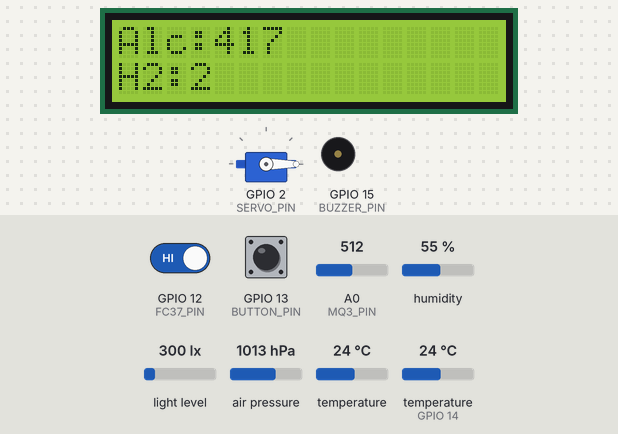
Simulated run of this sketch. Board: ESP8266 (NodeMCU). On the bench: 16×2 character LCD, servo, buzzer (waves = sounding, pin HIGH). The inputs (shaded band) are chosen by the test bench; at power-on: GPIO 12 (FC37_PIN) HIGH, GPIO 13 (BUTTON_PIN) HIGH, light level 300 lx, A0 (MQ3_PIN) = 512, humidity 55 %, air pressure 1013 hPa, temperature 24 °C, temperature (sensor on GPIO 14) 24 °C. WiFi joins after 1.5 s; servers stay silent unless stated; a WiFi scan finds three made-up networks; uploads are accepted with an empty reply; what the sketch prints to the serial monitor is not drawn.

Above: at 8.1 s.
8.2 s: GPIO 12 (FC37_PIN) driven LOW
At 12.0 s:
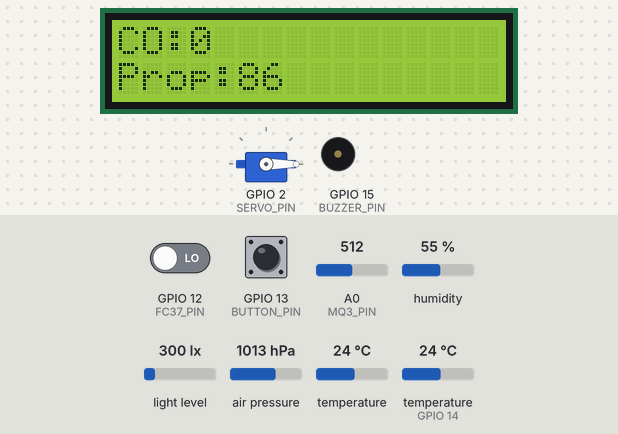
16.8 s: GPIO 12 (FC37_PIN) driven HIGH
At 18.9 s:
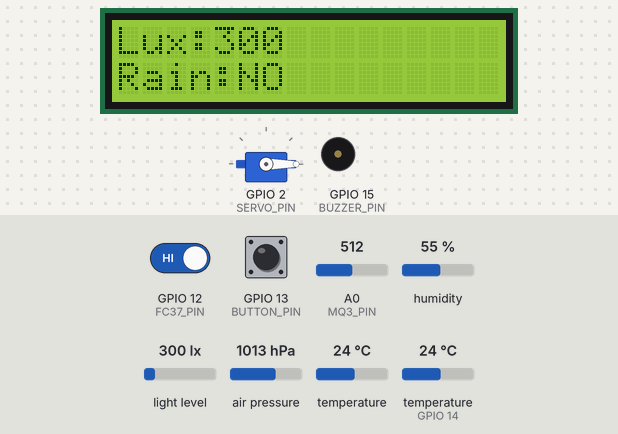
25.4 s: GPIO 13 (BUTTON_PIN) pulled LOW for 1.85 s
At 26.7 s:
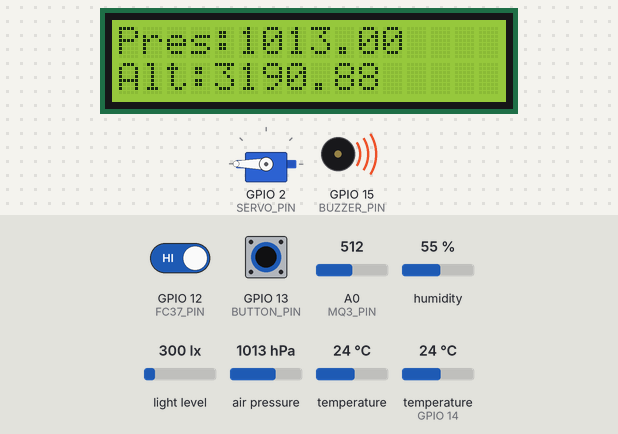
34.9 s: GPIO 12 (FC37_PIN) driven LOW
43.5 s: light level set to 40 lx
At 46.0 s:
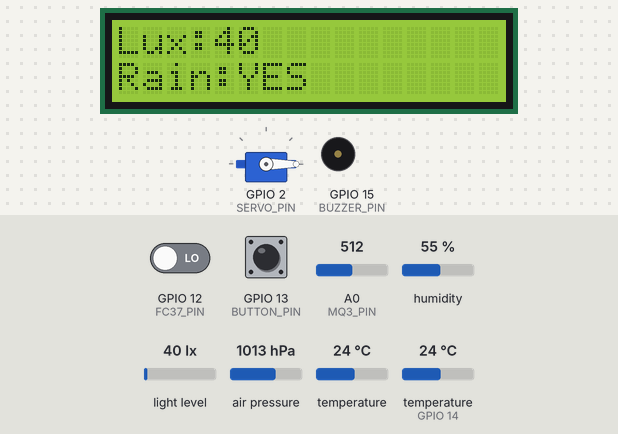
52.1 s: A0 (MQ3_PIN) set to 716
Timing chart, 0 to 55.1 s (numbered marks = the images above; inputs shaded):
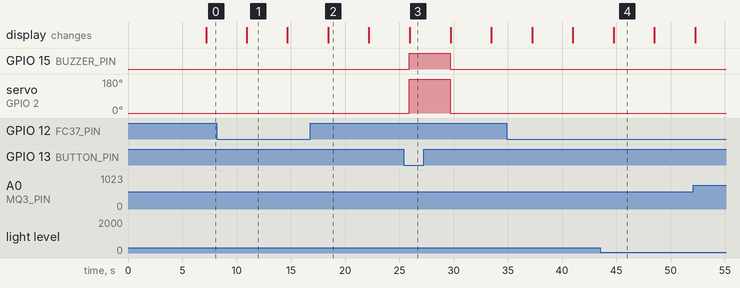

Measured:
- after the input at 16.8 s, the display: changes after 1.6 s (image 2)
- after the input at 25.4 s, GPIO 15 (BUZZER_PIN): LOW → HIGH after 0.52 s, → LOW 3.8 s later; servo on GPIO 2 (SERVO_PIN): 0° → 180° after 0.52 s, → 0° 3.8 s later
- what the display in image 1 shows lasts 3.8 s, from 10.9 s to 14.7 s
- what the display in image 2 shows lasts 3.8 s, from 18.4 s to 22.2 s

The sketch:

sketch.ino
```cpp
/*
UNIVERSIDAD DEL VALLE DE GUATEMALA
PROGRAMACION DE MICROPROCESADORES
Estación Meteorológica con Geolocalización WiFi
*/

#include <Wire.h>
#include <BH1750.h>
#include <LiquidCrystal_I2C.h>
#include <Adafruit_BMP280.h>
#include <Adafruit_Sensor.h>
#include <DHT.h>
#include <Servo.h>
#include <ESP8266WiFi.h>
#include <ESP8266HTTPClient.h>
#include <WiFiClientSecure.h>
#include <ArduinoJson.h>

char ssid[] = "Saritah";
char pass[] = "guate2000.@@";
const String server = "https://cc-3086-estacion-meteorologica-back.vercel.app/api";

// Google Geolocation API
const char* googleHost = "www.googleapis.com";
const String geoEndpoint = "/geolocation/v1/geolocate?key=";
const String apiKey = "AIzaSyAbGG-Gg66vr_BqLRnElDW97G_wGyHzE1M";

// ---------------- PINES ----------------
#define PIN_DHT 14   // D5
#define DHTTYPE DHT11
#define FC37_PIN 12   // D6
#define MQ3_PIN A0
#define BUTTON_PIN 13   // D7
#define BUZZER_PIN 15   // D8
#define SERVO_PIN 2    // D4

BH1750 lightMeter;
LiquidCrystal_I2C lcd(0x27, 16, 2);
Adafruit_BMP280 bmp;
DHT dht(PIN_DHT, DHTTYPE);
Servo gateServo;

// ---------------- TIMERS ----------------
unsigned long lastSend = 0;
const unsigned long interval = 3000; // cada 3 segundos (sincronizado con geolocalización)

unsigned long lastLCD = 0;
int lcdPage = 0;

// ---------------- VARIABLES DE GEOLOCALIZACIÓN ----------------
double currentLatitude = 0.0;
double currentLongitude = 0.0;
double currentAccuracy = 0.0;
bool geoDataAvailable = false;

// Variables para mantener la última ubicación válida
double lastValidLatitude = 0.0;
double lastValidLongitude = 0.0;
double lastValidAccuracy = 0.0;

// ---------------- MQ3  ----------------
float m_alcohol = -0.60, b_alcohol = 1.70;
float m_H2 = -0.35, b_H2 = 0.25;
float m_CO = -0.50, b_CO = 0.10;
float m_propano = -0.45, b_propano = 1.00;
float m_CH4 = -0.38, b_CH4 = 0.80;

float R0 = 0.74433;

float safeFloat(float v) {
  if (isnan(v) || isinf(v)) return 0.0;
  return v;
}

// ---------------- FUNCIONES MQ3 ----------------
float MQ3_PPM(float ratio, float m, float b) {
  return pow(10, (log10(ratio) - b) / m);
}

void readMQ3Gases(float &ppm_alc, float &ppm_H2, float &ppm_CO,
                  float &ppm_prop, float &ppm_CH4) {

  int raw = analogRead(MQ3_PIN);
  float V = raw * (3.3 / 1023.0);
  if (V < 0.01) V = 0.01;

  float Rs_mq = (3.3 - V) / V;
  float ratio = Rs_mq / R0;

  ppm_alc  = MQ3_PPM(ratio, m_alcohol, b_alcohol);
  ppm_H2   = MQ3_PPM(ratio, m_H2, b_H2);
  ppm_CO   = MQ3_PPM(ratio, m_CO, b_CO);
  ppm_prop = MQ3_PPM(ratio, m_propano, b_propano);
  ppm_CH4  = MQ3_PPM(ratio, m_CH4, b_CH4);
}

// ---------------- FUNCIÓN DE GEOLOCALIZACIÓN ----------------
bool updateGeolocation() {
  if (WiFi.status() != WL_CONNECTED) {
    Serial.println("WiFi no conectado para geolocalización");
    return false;
  }

  Serial.println("🔎 Escaneando redes WiFi para geolocalización...");
  int n = WiFi.scanNetworks();

  if (n < 2) {
    Serial.println("⚠️ No se encontraron suficientes redes para geolocalización.");
    return false;
  }

  Serial.print("📶 Redes detectadas: ");
  Serial.println(n);

  DynamicJsonDocument doc(2048);

  JsonArray wifiAccessPoints = doc.createNestedArray("wifiAccessPoints");
  for (int j = 0; j < n; ++j) {
    JsonObject wifiObject = wifiAccessPoints.createNestedObject();
    wifiObject["macAddress"] = WiFi.BSSIDstr(j);
    wifiObject["signalStrength"] = WiFi.RSSI(j);
  }

  String jsonString;
  serializeJson(doc, jsonString);

  Serial.println("📦 JSON enviado a Google:");
  Serial.println(jsonString);

  // Conexión HTTPS
  WiFiClientSecure client;
  client.setInsecure();

  Serial.println("🌐 Conectando a Google Geolocation API...");
  if (!client.connect(googleHost, 443)) {
    Serial.println("❌ Error al conectar con Google API.");
    return false;
  }

  // Petición POST
  String fullEndpoint = geoEndpoint + apiKey;
  client.println("POST " + fullEndpoint + " HTTP/1.1");
  client.println("Host: " + String(googleHost));
  client.println("Content-Type: application/json");
  client.print("Content-Length: ");
  client.println(jsonString.length());
  client.println();
  client.print(jsonString);

  // Espera de respuesta
  String response = "";
  unsigned long timeout = millis();
  while (!client.available()) {
    if (millis() - timeout > 10000) {
      Serial.println("⏳ Tiempo de espera agotado.");
      client.stop();
      return false;
    }
  }

  // Lectura de la respuesta
  response = client.readString();
  client.stop();

  // Obteniendo el JSON
  int jsonStart = response.indexOf('{');
  if (jsonStart == -1) {
    Serial.println("⚠️ No se encontró contenido JSON en la respuesta.");
    return false;
  }
  String jsonPart = response.substring(jsonStart);

  Serial.println("📄 Respuesta JSON de Google:");
  Serial.println(jsonPart);

  // Análisis del JSON
  DynamicJsonDocument responseDoc(1024);
  DeserializationError error = deserializeJson(responseDoc, jsonPart);

  if (error) {
    Serial.print("❌ Error al analizar JSON: ");
    Serial.println(error.c_str());
    return false;
  } else {
    if (responseDoc.containsKey("error")) {
      String errorMessage = responseDoc["error"]["message"];
      Serial.print("⚠️ La API de Google devolvió un error: ");
      Serial.println(errorMessage);
      return false;
    } else {
      currentLatitude = responseDoc["location"]["lat"];
      currentLongitude = responseDoc["location"]["lng"];
      currentAccuracy = responseDoc["accuracy"];
      geoDataAvailable = true;

      Serial.println();
      Serial.println("📍 ¡Ubicación actualizada!");
      Serial.print("🌎 Latitud:  "); Serial.println(currentLatitude, 6);
      Serial.print("🌍 Longitud: "); Serial.println(currentLongitude, 6);
      Serial.print("🎯 Precisión: "); Serial.print(currentAccuracy); Serial.println(" m");
      Serial.println();
      return true;
    }
  }
  return false;
}

String getRemoteState() {
  if (WiFi.status() != WL_CONNECTED) return "";

  WiFiClientSecure client;
  client.setInsecure();

  HTTPClient http;
  http.begin(client, server+"/state");

  int code = http.GET();
  if (code != 200) return "";

  return http.getString();
}

void updateFromServer(bool &estadoRemoto) {
  String json = getRemoteState();
  if (json.length() == 0) return;

  bool open = json.indexOf("\"open\":true") > 0;
  estadoRemoto = open;

  int textStart = json.indexOf("\"text\":\"") + 8;
  int textEnd = json.indexOf("\"", textStart);
  String text = json.substring(textStart, textEnd);

  lcd.clear();
  lcd.print(text);

  gateServo.write(open ? 180 : 0);
  digitalWrite(BUZZER_PIN, open ? HIGH : LOW);
}

void updateRemoteState(bool open, String textMsg) {
  if (WiFi.status() != WL_CONNECTED) return;

  WiFiClientSecure client;
  client.setInsecure();

  HTTPClient http;
  http.begin(client, String(server) + "/state");
  http.addHeader("Content-Type", "application/json");

  String json = "{";
  json += "\"open\":" + String(open ? "true" : "false") + ",";
  json += "\"text\":\"" + textMsg + "\"";
  json += "}";

  Serial.println("Enviando estado al servidor:");
  Serial.println(json);

  int code = http.POST(json);
  Serial.print("Estado actualizado, HTTP: ");
  Serial.println(code);

  http.end();
}

void sendSupabase(
  float ppm_alcohol, float ppm_H2, float ppm_CO,
  float ppm_propano, float ppm_CH4,
  float lux, float tempBMP, float pres, float alt,
  float hum, float tempDHT, int lluvia, bool abierto
) {

  if (WiFi.status() != WL_CONNECTED) {
    Serial.println("WiFi desconectado");
    return;
  }

  WiFiClientSecure client;
  client.setInsecure();

  HTTPClient http;
  http.begin(client, server+"/readings");
  http.addHeader("Content-Type", "application/json");

  String jsonData = "{";
  jsonData += "\"ppm_alcohol\":" + String(safeFloat(ppm_alcohol)) + ",";
  jsonData += "\"ppm_h2\":" + String(safeFloat(ppm_H2)) + ",";
  jsonData += "\"ppm_co\":" + String(safeFloat(ppm_CO)) + ",";
  jsonData += "\"ppm_propano\":" + String(safeFloat(ppm_propano)) + ",";
  jsonData += "\"ppm_ch4\":" + String(safeFloat(ppm_CH4)) + ",";
  jsonData += "\"lux\":" + String(safeFloat(lux)) + ",";
  jsonData += "\"temp_bmp\":" + String(safeFloat(tempBMP)) + ",";
  jsonData += "\"pres\":" + String(safeFloat(pres)) + ",";
  jsonData += "\"alt\":" + String(safeFloat(alt)) + ",";
  jsonData += "\"hum\":" + String(safeFloat(hum)) + ",";
  jsonData += "\"temp_dht\":" + String(safeFloat(tempDHT)) + ",";
  jsonData += "\"lluvia\":" + String(lluvia) + ",";
  jsonData += "\"open\":" + String(abierto);
  jsonData += ",\"latitude\":" + String(geoDataAvailable ? currentLatitude : 0.0, 6);
  jsonData += ",\"longitude\":" + String(geoDataAvailable ? currentLongitude : 0.0, 6);
  jsonData += ",\"accuracy\":" + String(geoDataAvailable ? currentAccuracy : 0.0, 2);

  jsonData += "}";

  Serial.println(jsonData);

  int code = http.POST(jsonData);
  Serial.print("Respuesta HTTP: ");
  Serial.println(code);

  http.end();
}

void setup() {
  Serial.begin(115200);

  Wire.begin(4, 5); // SDA=D2, SCL=D1
  dht.begin();
  lightMeter.begin();

  if (!bmp.begin(0x76)) {
    Serial.println("BMP280 no encontrado");
    while (1);
  }

  lcd.init();
  lcd.backlight();

  pinMode(FC37_PIN, INPUT);
  pinMode(BUTTON_PIN, INPUT_PULLUP);
  pinMode(BUZZER_PIN, OUTPUT);
  digitalWrite(BUZZER_PIN, LOW);

  gateServo.attach(SERVO_PIN);
  gateServo.write(0);

  WiFi.begin(ssid, pass);
  Serial.println("\nConectando WiFi...");
  while (WiFi.status() != WL_CONNECTED) {
    delay(200);
    Serial.print(".");
  }
  Serial.println("\nWiFi conectado!");
  Serial.print("Dirección IP: ");
  Serial.println(WiFi.localIP());

  // Obtener ubicación inicial
  delay(2000); // Esperar estabilización
  updateGeolocation();
}

void loop() {
  static bool ultimoEstado = false;
  static bool estadoRemoto = false;

  bool botonPresionado = (digitalRead(BUTTON_PIN) == LOW);

  // Si el botón cambia de estado, actualizar el servidor
  if (botonPresionado != ultimoEstado) {
    ultimoEstado = botonPresionado;
    estadoRemoto = botonPresionado;

    String msg = botonPresionado ? "Puerta abierta" : "Puerta cerrada";
    updateRemoteState(botonPresionado, msg);

    // Actualizar servo y buzzer inmediatamente
    gateServo.write(botonPresionado ? 180 : 0);
    digitalWrite(BUZZER_PIN, botonPresionado ? HIGH : LOW);
  } else {
    // Si no hay cambio local, consultar el estado remoto
    updateFromServer(estadoRemoto);
  }

  // ----- MQ-3 -----
  float ppm_alcohol, ppm_H2, ppm_CO, ppm_propano, ppm_CH4;
  readMQ3Gases(ppm_alcohol, ppm_H2, ppm_CO, ppm_propano, ppm_CH4);

  float lux = lightMeter.readLightLevel();
  float tempBMP = bmp.readTemperature();
  float pres = bmp.readPressure() / 100.0;
  float alt  = bmp.readAltitude(1500);
  float hum  = dht.readHumidity();
  float tempDHT = dht.readTemperature();
  int lluvia = digitalRead(FC37_PIN);   // 0 = mojado

  if (millis() - lastLCD >= 2000) {
    lastLCD = millis();
    lcd.clear();

    switch (lcdPage) {
      case 0:
        lcd.print("Alc:");
        lcd.print((int)ppm_alcohol);
        lcd.setCursor(0,1);
        lcd.print("H2:");
        lcd.print((int)ppm_H2);
        break;

      case 1:
        lcd.print("CO:");
        lcd.print((int)ppm_CO);
        lcd.setCursor(0,1);
        lcd.print("Prop:");
        lcd.print((int)ppm_propano);
        break;

      case 2:
        lcd.print("CH4:");
        lcd.print((int)ppm_CH4);
        break;

      case 3:
        lcd.print("Lux:");
        lcd.print((int)lux);
        lcd.setCursor(0,1);
        lcd.print("Rain:");
        lcd.print(lluvia == 0 ? "YES" : "NO");
        break;

      case 4:
        lcd.print("T:");
        lcd.print(tempBMP);
        lcd.print("C  H:");
        lcd.print(hum);
        break;

      case 5:
        lcd.print("Pres:");
        lcd.print(pres);
        lcd.setCursor(0,1);
        lcd.print("Alt:");
        lcd.print(alt);
        break;

      case 6:
        if (geoDataAvailable) {
          lcd.print("Lat:");
          lcd.print(currentLatitude, 3);
          lcd.setCursor(0,1);
          lcd.print("Lon:");
          lcd.print(currentLongitude, 3);
        } else {
          lcd.print("Ubicacion:");
          lcd.setCursor(0,1);
          lcd.print("No disponible");
        }
        break;
    }

    lcdPage = (lcdPage + 1) % 7;
  }

  // ---------- TIMER SINCRONIZADO: GEOLOCALIZACIÓN + ENVÍO DATOS ----------
  unsigned long now = millis();
  if (now - lastSend >= interval) {
    lastSend = now;

    // Primero actualizar geolocalización
    Serial.println("=== CICLO DE ACTUALIZACIÓN (cada 3s) ===");
    updateGeolocation();

    // Luego enviar todos los datos incluyendo la ubicación actualizada
    sendSupabase(
      ppm_alcohol, ppm_H2, ppm_CO, ppm_propano, ppm_CH4,
      lux, tempBMP, pres, alt,
      hum, tempDHT, lluvia, estadoRemoto
    );

    Serial.println("✅ Datos enviados con ubicación!");
    Serial.println("=====================================\n");
  }
}
```
